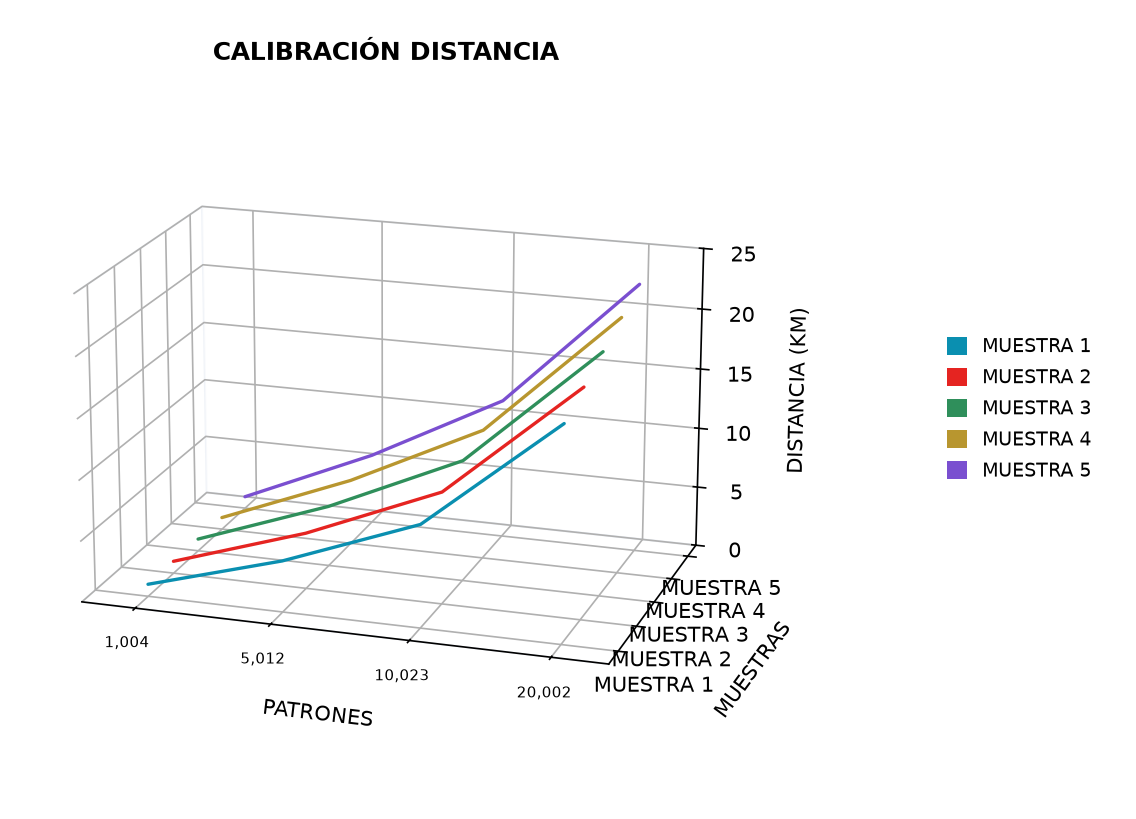

The script that saved this image:
# -*- coding: utf-8 -*-
"""Grafica 3D de lineas "Calibracion distancia" (OTDR) - script de referencia.

Recrea la grafica 3D con:
  - Eje X (PATRONES)    : "Valor inicial" de la tabla (1.004, 5.012, 10.023, 20.002)
  - Eje Y (MUESTRAS)    : 5 series compactas (MUESTRA 1..5) muy juntas en el plano Y
  - Eje Z (DISTANCIA KM): valores de 0 a 25 exactos
  - Vista frontal, lateral y baja: elev=18, azim=-72

Las muestras quedan agrupadas (y_positions = 0.1..0.5) formando un abanico/rampa
compacta. Se aplica un desplazamiento vertical SOLO visual (FAN_STRENGTH) y no se
usan marcadores: solo lineas continuas, lisas y delgadas.

Uso:    python grafica_distancia_3d.py
Genera: grafica_distancia_3d.png
"""
import matplotlib
matplotlib.use("Agg")
import matplotlib.pyplot as plt
from matplotlib.patches import Patch
from mpl_toolkits.mplot3d import Axes3D  # noqa: F401

# --- Eje X: "Valor inicial" de cada patron (se dibuja como categoria) ---
patrones = [1.004, 5.012, 10.023, 20.002]
patrones_etiqueta = ["1,004", "5,012", "10,023", "20,002"]

# --- 5 muestras (cada fila = MUESTRA n, columnas = patrones) ---
muestras = [
    [1.004, 5.011, 10.023, 20.002],
    [1.004, 5.012, 10.022, 20.002],
    [1.005, 5.012, 10.022, 20.002],
    [1.004, 5.012, 10.023, 20.002],
    [1.006, 5.012, 10.022, 20.002],
]

# Desplazamiento SOLO visual para formar el abanico (no altera la tabla).
FAN_STRENGTH = 1.2
# Posiciones compactas en Y (MUESTRAS muy juntas).
Y_POSITIONS = [0.1, 0.2, 0.3, 0.4, 0.5]

colores = ["#0a8fb0", "#e52421", "#2f8f5b", "#b8962f", "#7a4fd0"]

# Eje X categorico: posiciones secuenciales 0, 1, 2 ... en orden de la tabla.
x_index = list(range(len(patrones)))

fig = plt.figure(figsize=(9.8, 5.4))
ax = fig.add_axes([0.02, 0.04, 0.62, 0.86], projection="3d")

centro = (len(muestras) - 1) / 2.0
handles = []

for indice, fila in enumerate(muestras):
    ys = [Y_POSITIONS[indice]] * len(x_index)
    gx = [x / (len(x_index) - 1) for x in x_index] if len(x_index) > 1 else [0.0]
    zs = [z + (indice - centro) * FAN_STRENGTH * g for z, g in zip(fila, gx)]
    ax.plot(
        x_index, ys, zs,
        color=colores[indice], linewidth=1.6, markersize=0,
        solid_capstyle="round",
    )
    handles.append(Patch(facecolor=colores[indice], edgecolor="none",
                         label="MUESTRA %d" % (indice + 1)))

ax.set_xlabel("PATRONES", labelpad=12)
ax.set_ylabel("MUESTRAS", labelpad=12)
ax.set_zlabel("DISTANCIA (KM)", labelpad=8)

ax.set_xticks(x_index)
ax.set_xticklabels(patrones_etiqueta, fontsize=7)
ax.set_xlim(-0.4, len(x_index) - 0.6)
ax.set_yticks(Y_POSITIONS)
ax.set_yticklabels(["MUESTRA %d" % (i + 1) for i in range(len(muestras))])
ax.set_ylim(min(Y_POSITIONS) - 0.05, max(Y_POSITIONS) + 0.05)
ax.set_zlim(0, 25)

for axis in (ax.xaxis, ax.yaxis, ax.zaxis):
    axis.pane.set_facecolor((1.0, 1.0, 1.0, 0.0))
    axis.pane.set_edgecolor("#e3e9f2")
ax.grid(True)

ax.set_box_aspect((1.7, 1.1, 1.0))
ax.view_init(elev=18, azim=-72)

ax.set_title("CALIBRACIÓN DISTANCIA", fontsize=12, fontweight="bold", pad=12)
fig.legend(handles=handles, loc="center left", bbox_to_anchor=(0.70, 0.5),
           fontsize=9, frameon=False, handlelength=1.1, handleheight=1.1,
           borderpad=0.4, labelspacing=0.6)

fig.savefig("grafica_distancia_3d.png", dpi=150, bbox_inches="tight",
            pad_inches=0.25, facecolor="white")
print("Generado: grafica_distancia_3d.png")
